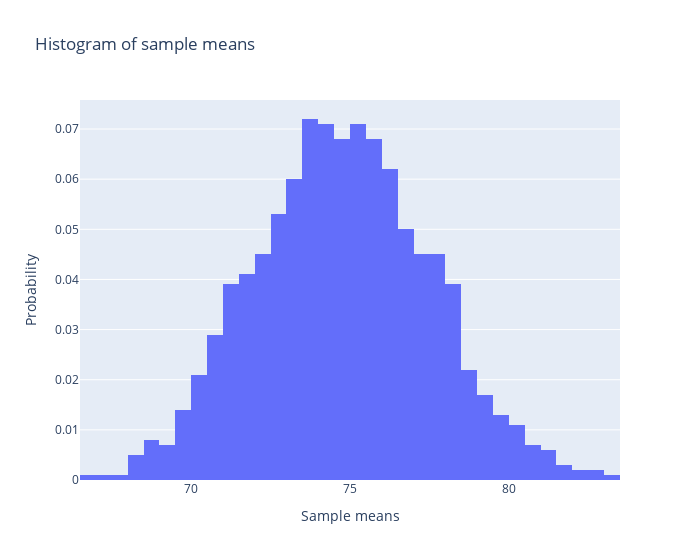

The cell this chart's notebook holds for it:
### Code cell
# Create a histogram of the sample means
fig = graph_objects.Figure(
    graph_objects.Histogram(
        x=x_bar_vals,
        histnorm='probability'
    )
)

fig.update_layout(
    title='Histogram of sample means',
    xaxis_title='Sample means',
    yaxis_title='Probability',
    width=700
)

fig.show()

### Figure 1 — Plotly figure (JSON) as saved in the notebook; plotly's stock layout.template omitted (floating-point values rounded to 4 significant figures; data arrays with more than 128 entries replaced by an {"elided": "..."} marker saying what was removed)
{"data": [{"histnorm": "probability", "type": "histogram", "x": {"elided": "1000 float values"}}], "layout": {"title": {"text": "Histogram of sample means"}, "width": 700, "xaxis": {"title": {"text": "Sample means"}}, "yaxis": {"title": {"text": "Probability"}}}}
